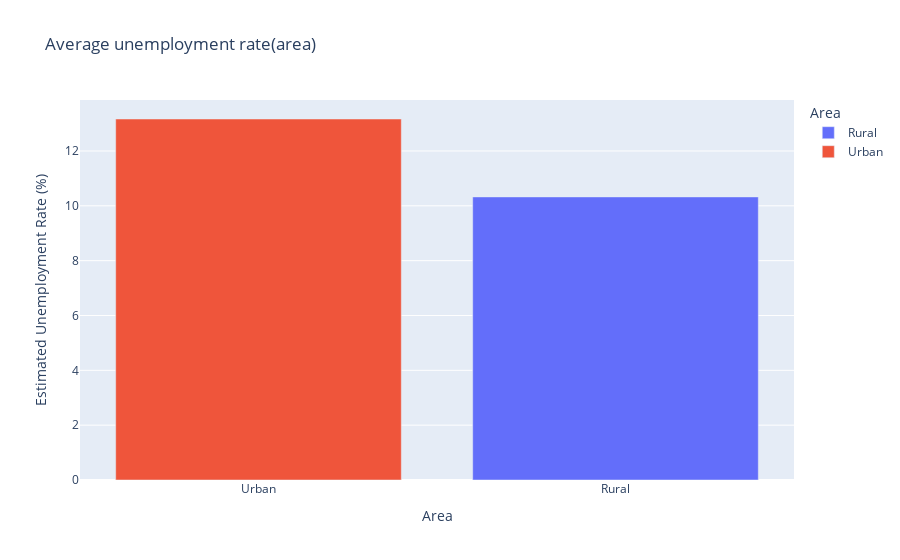

Notebook code for this chart:
### Code cell
fig = px.bar(area,x='Area',y=' Estimated Unemployment Rate (%)',color='Area',title='Average unemployment rate(area)')
fig.update_layout(xaxis={'categoryorder':'total descending'})
fig.show()

### Figure 1 — Plotly figure (JSON) as saved in the notebook; plotly's stock layout.template omitted (floating-point values rounded to 4 significant figures)
{"data": [{"alignmentgroup": "True", "hovertemplate": "Area=%{x}<br> Estimated Unemployment Rate (%)=%{y}<extra></extra>", "legendgroup": "Rural", "marker": {"color": "#636efa", "pattern": {"shape": ""}}, "name": "Rural", "offsetgroup": "Rural", "orientation": "v", "showlegend": true, "textposition": "auto", "type": "bar", "x": ["Rural"], "xaxis": "x", "y": [10.32], "yaxis": "y"}, {"alignmentgroup": "True", "hovertemplate": "Area=%{x}<br> Estimated Unemployment Rate (%)=%{y}<extra></extra>", "legendgroup": "Urban", "marker": {"color": "#EF553B", "pattern": {"shape": ""}}, "name": "Urban", "offsetgroup": "Urban", "orientation": "v", "showlegend": true, "textposition": "auto", "type": "bar", "x": ["Urban"], "xaxis": "x", "y": [13.17], "yaxis": "y"}], "layout": {"autosize": true, "barmode": "relative", "legend": {"title": {"text": "Area"}, "tracegroupgap": 0}, "title": {"text": "Average unemployment rate(area)"}, "xaxis": {"anchor": "y", "autorange": true, "categoryarray": ["Rural", "Urban"], "categoryorder": "total descending", "domain": [0, 1], "range": [-0.5, 1.5], "title": {"text": "Area"}, "type": "category"}, "yaxis": {"anchor": "x", "autorange": true, "domain": [0, 1], "range": [0, 13.86], "title": {"text": " Estimated Unemployment Rate (%)"}, "type": "linear"}}}
